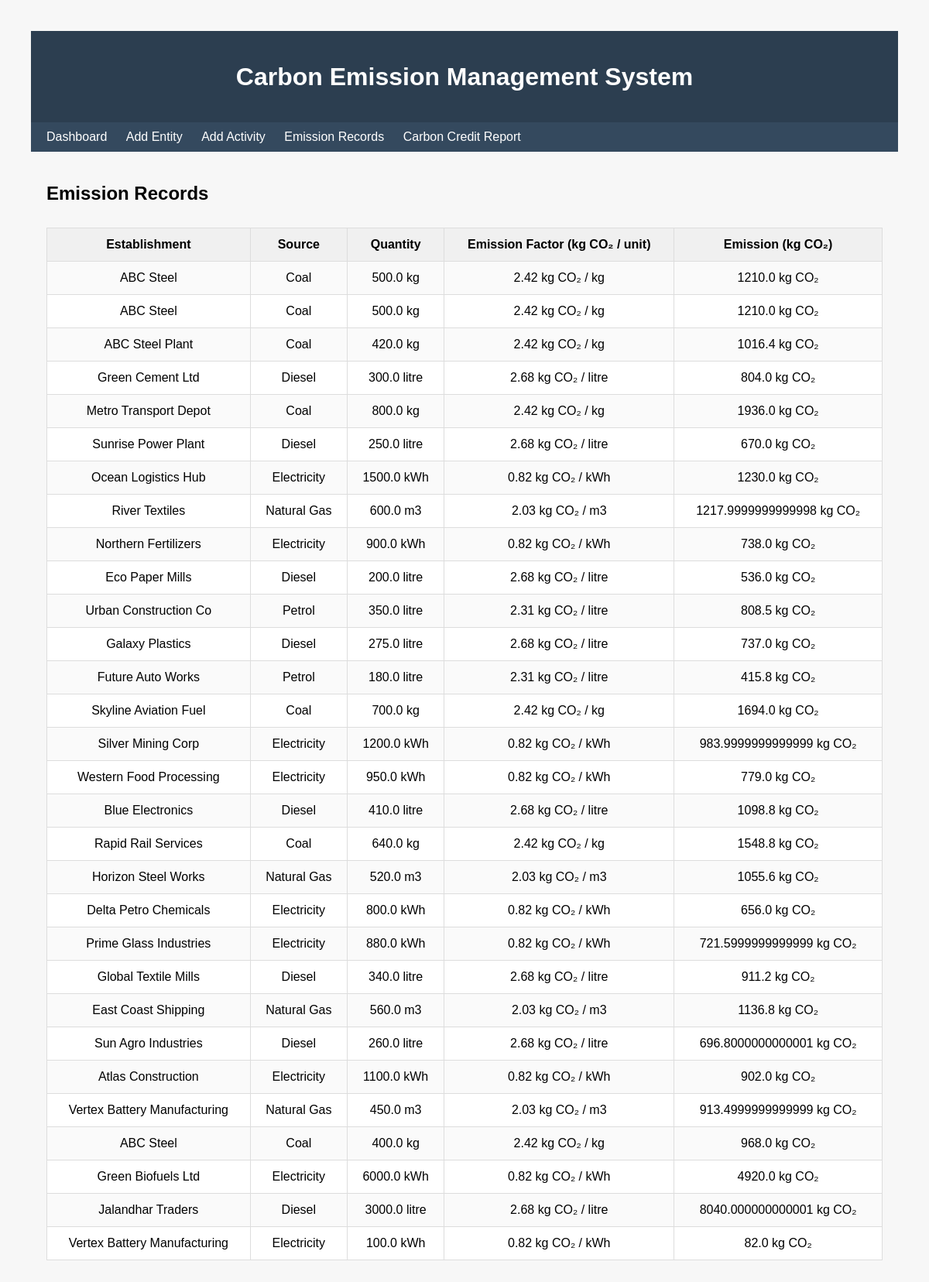
/emissions, run on an earlier commit of the app's database.
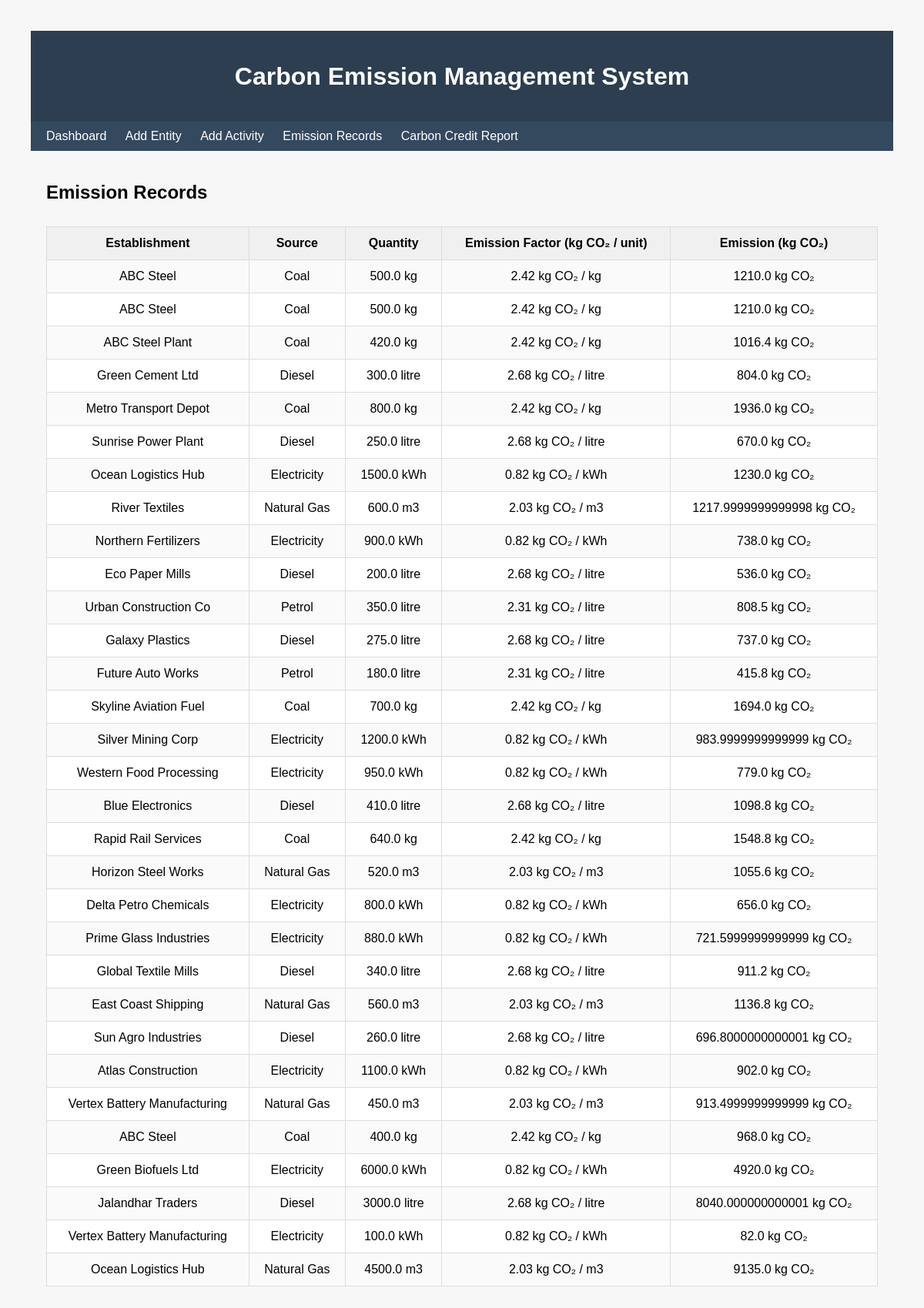
And on a later commit of the database.
### tables this page shows
CREATE TABLE "Emission_Record" (record_id INTEGER PRIMARY KEY AUTOINCREMENT, activity_id INTEGER UNIQUE, emission_kg REAL);

CREATE TABLE Establishment (    est_id INTEGER PRIMARY KEY AUTOINCREMENT,    est_name TEXT NOT NULL,    est_type TEXT,    location TEXT);

CREATE TABLE Emission_Source (    source_id INTEGER PRIMARY KEY AUTOINCREMENT,    source_name TEXT,    unit TEXT);

CREATE TABLE Activity_Data (    activity_id INTEGER PRIMARY KEY AUTOINCREMENT,    est_id INTEGER,    source_id INTEGER,    period TEXT,    quantity REAL,    FOREIGN KEY (est_id) REFERENCES Establishment(est_id),    FOREIGN KEY (source_id) REFERENCES Emission_Source(source_id));

CREATE TABLE Emission_Factor (    factor_id INTEGER PRIMARY KEY AUTOINCREMENT,    source_id INTEGER,    factor_value REAL,    FOREIGN KEY (source_id) REFERENCES Emission_Source(source_id));

### app.py (the view)
@app.route("/emissions")
def emissions():
    with sqlite3.connect("cc.db") as conn:
        conn.row_factory = sqlite3.Row
    rows = conn.execute("""
    SELECT
      e.est_name,
      s.source_name,
      s.unit,
      ad.quantity,
      ef.factor_value,
      er.emission_kg

    FROM Emission_Record er

    JOIN Activity_Data ad
    ON er.activity_id = ad.activity_id

    JOIN Establishment e
    ON ad.est_id = e.est_id

    JOIN Emission_Source s
    ON ad.source_id = s.source_id

    JOIN Emission_Factor ef
    ON s.source_id = ef.source_id
    """).fetchall()
    return render_template("emissions.html", rows=rows)

### templates/emissions.html
{% extends "base.html" %}
{% block content %}
<h2>Emission Records</h2>
<table>
<tr>
<th>Establishment</th>
<th>Source</th>
<th>Quantity</th>
<th>Emission Factor (kg CO₂ / unit)</th>
<th>Emission (kg CO₂)</th>
</tr>
{% for r in rows %}
<tr>
<td>{{ r.est_name }}</td>
<td>{{ r.source_name }}</td>
<td>{{ r.quantity }} {{ r.unit }}</td>
<td>{{ r.factor_value }} kg CO₂ / {{ r.unit }}</td>
<td>{{ r.emission_kg }} kg CO₂</td>
</tr>
{% endfor %}
</table>
{% endblock %}

What changed in the data, as far as the page shows it:
added Emission_Record: est_name "Ocean Logistics Hub", source_name "Natural Gas", quantity "4500.0", unit "m3", factor_value "2.03", emission_kg "9135.0"
